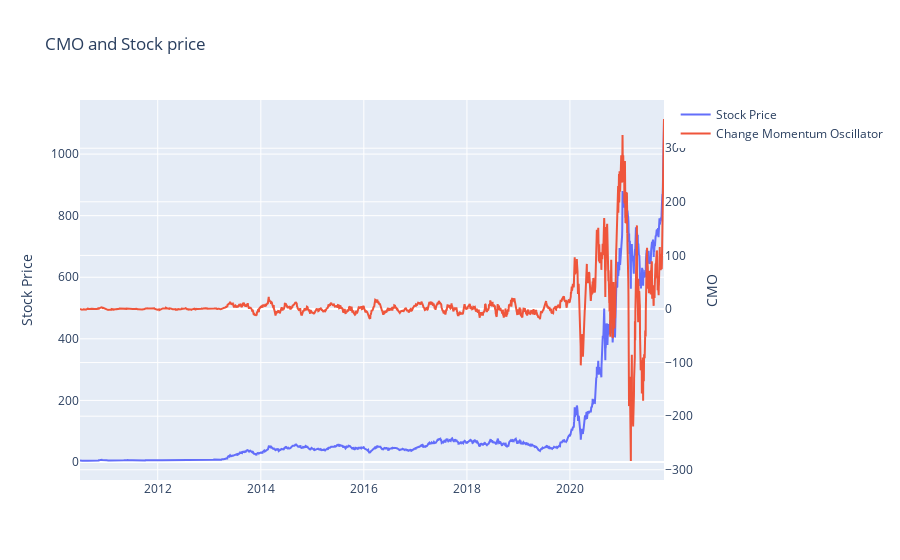

The notebook cell this image was saved under:
### Code cell
def CMO_plot():
    M_date_df=CMO(Date)
    
    layout = go.Layout(title='CMO and Stock price',
                       yaxis=dict(title='Stock Price'),
                       yaxis2=dict(title='CMO',
                                   overlaying='y',
                                   side='right'))
    
    trace1= go.Scatter(name="Stock Price", x=Date, y=closing_price, yaxis='y1')
    trace2= go.Scatter(name="Change Momentum Oscillator", x=M_date_df['Date'], y=M_date_df['CMO'], yaxis='y2')
    
    data= [trace1, trace2]
    
    return go.Figure(data=data, layout=layout)

CMO_plot()

### Figure 1 — Plotly figure (JSON) as saved in the notebook; plotly's stock layout.template omitted (floating-point values rounded to 4 significant figures; data arrays with more than 128 entries replaced by an {"elided": "..."} marker saying what was removed)
{"data": [{"name": "Stock Price", "type": "scatter", "x": {"elided": "2856 str values"}, "y": {"elided": "2856 float values"}, "yaxis": "y"}, {"name": "Change Momentum Oscillator", "type": "scatter", "x": {"elided": "2856 str values"}, "y": {"elided": "2856 float values"}, "yaxis": "y2"}], "layout": {"title": {"text": "CMO and Stock price"}, "yaxis": {"title": {"text": "Stock Price"}}, "yaxis2": {"overlaying": "y", "side": "right", "title": {"text": "CMO"}}}}
